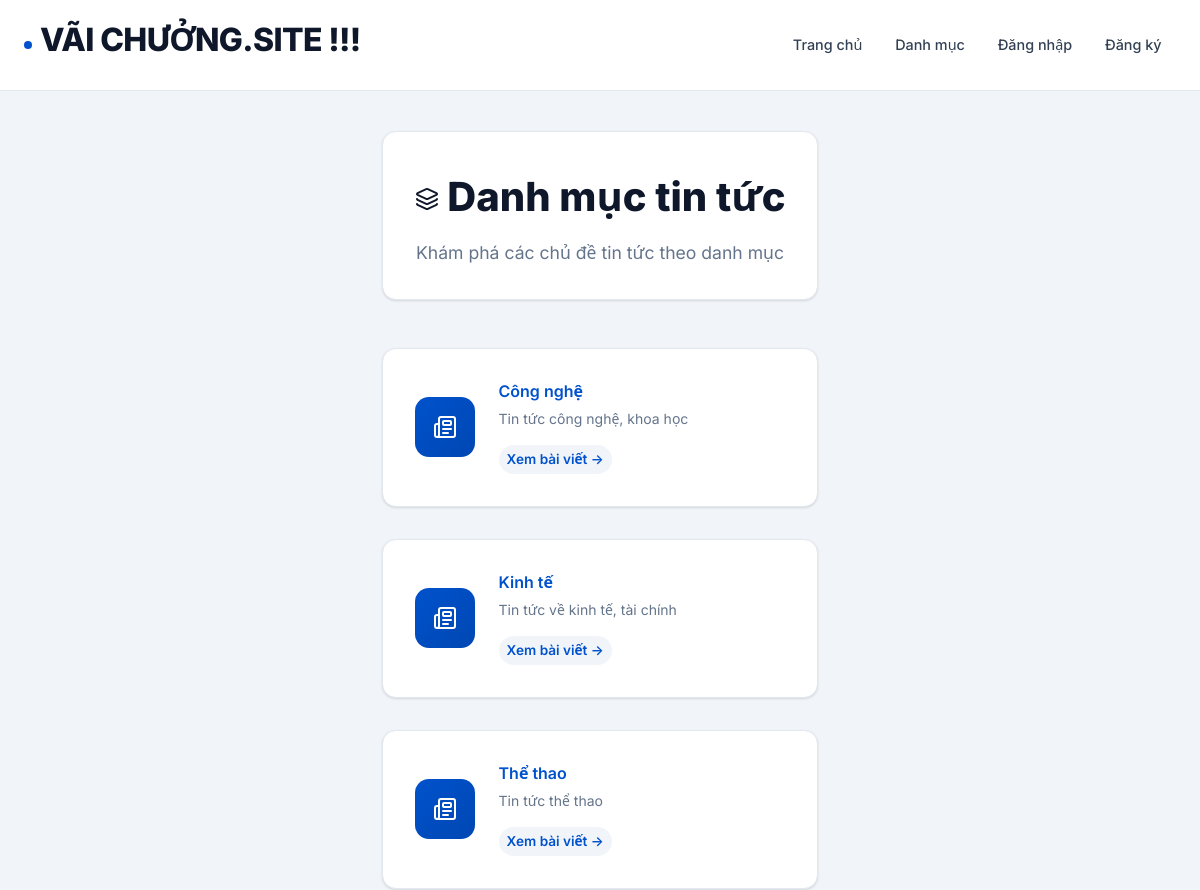
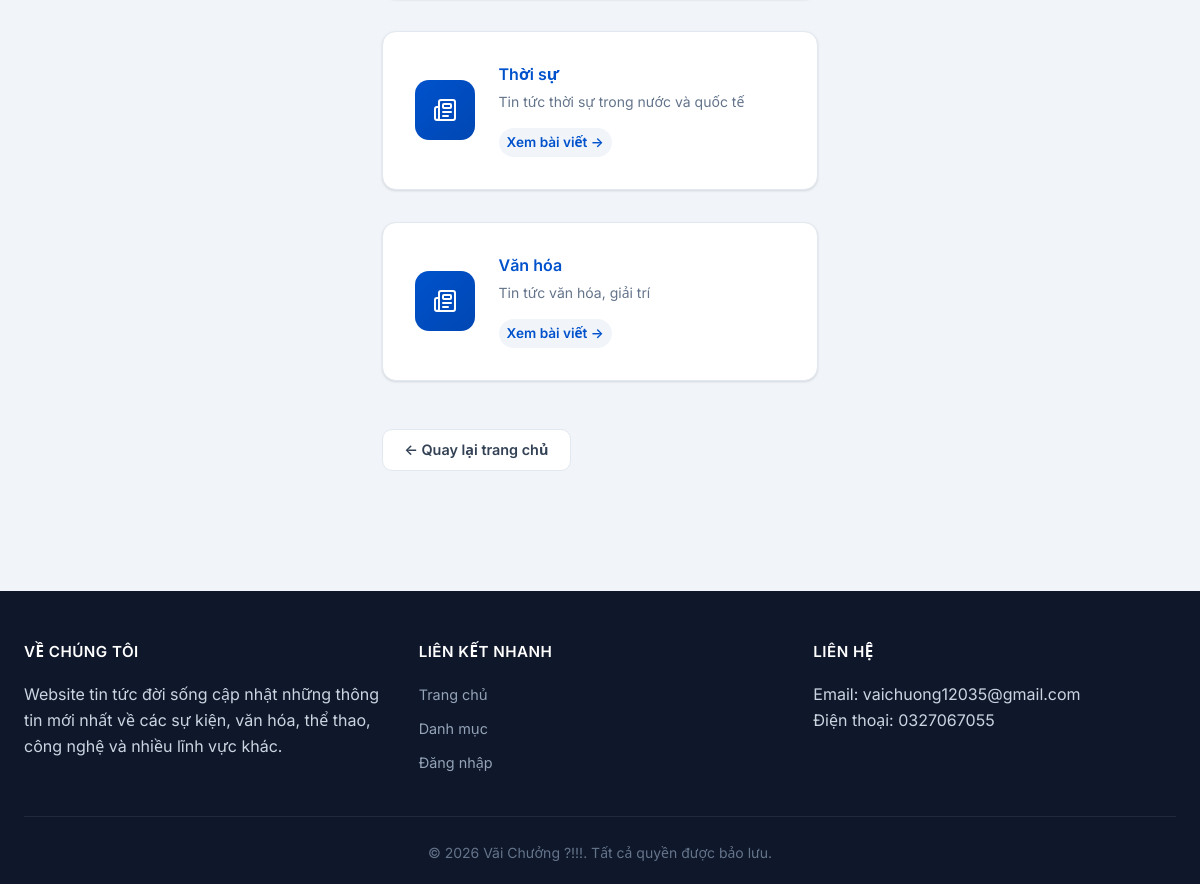
The page /categories on the database its author committed (2 pictures, top to bottom).
### newsapp/models.py (models this page shows)
class Category(db.Model):
    __tablename__ = "categories"
    id = db.Column(db.Integer, primary_key=True)
    name = db.Column(db.String(100), unique=True, nullable=False, index=True)
    description = db.Column(db.Text)
    active = db.Column(db.Boolean, nullable=False, default=True, index=True)
    created_at = db.Column(db.DateTime, default=datetime.utcnow, nullable=False)
    articles = db.relationship("Article", back_populates="category", lazy=True)

### newsapp/controllers/main_controller.py (the view)
@bp.route("/categories")
def categories():
    categories = Category.query.filter_by(active=True).order_by(Category.name.asc()).all()
    return render_template("main/categories.html", categories=categories)

### newsapp/templates/main/categories.html (shortened to what this page needs)
{% extends "base.html" %}
{% block content %}
<div class="container">
    <div class="categories-header">
        <h1> Danh mục tin tức</h1>
        <p class="categories-subtitle">Khám phá các chủ đề tin tức theo danh mục</p>
    </div>
    <div class="categories-grid">
        {% for category in categories %}
        <a href="{{ url_for('main.category_articles', category_id=category.id) }}" class="category-card">
            <div class="category-icon"></div>
            <div class="category-content">
                <h3 class="category-name">{{ category.name }}</h3>
                {% if category.description %}
                <p class="category-description">{{ category.description }}</p>
                {% endif %}
                <div class="category-meta">
                    <span class="category-count">Xem bài viết →</span>
                </div>
            </div>
        </a>
        {% else %}
        <p class="no-categories">Chưa có danh mục nào.</p>
        {% endfor %}
    </div>
    <div class="back-link">
        <a href="{{ url_for('main.index') }}" class="btn btn-secondary">← Quay lại trang chủ</a>
    </div>
</div>
{% endblock %}

### rows shown on the page
Category: name "Công nghệ", description "Tin tức công nghệ, khoa học"
Category: name "Kinh tế", description "Tin tức về kinh tế, tài chính"
Category: name "Thể thao", description "Tin tức thể thao"
Category: name "Thời sự", description "Tin tức thời sự trong nước và quốc tế"
Category: name "Văn hóa", description "Tin tức văn hóa, giải trí"
